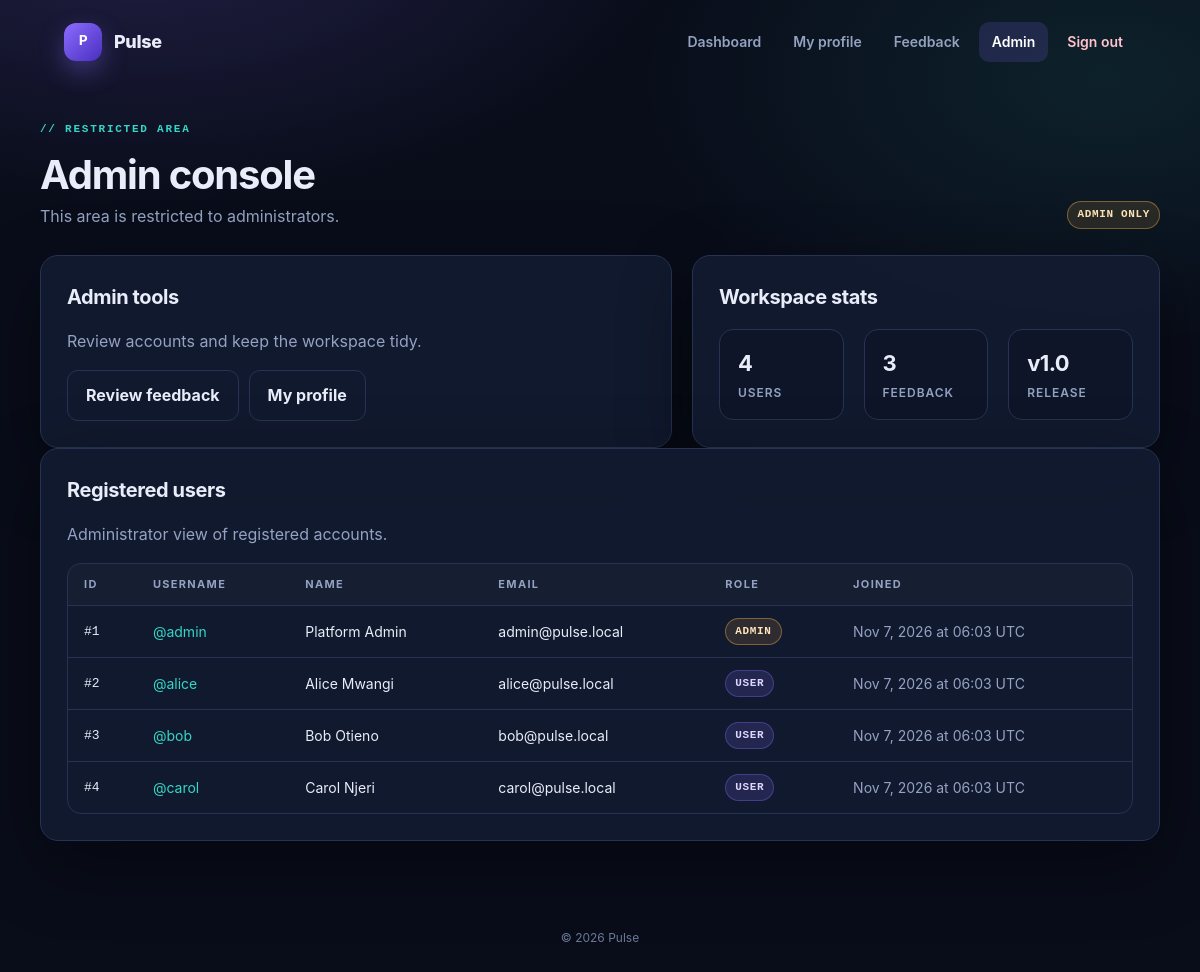
Screenshot of /vuln/src/admin.php (signed in) with the database file from the repository.
### tables this page shows
CREATE TABLE users (
    id           INT UNSIGNED AUTO_INCREMENT PRIMARY KEY,
    username     VARCHAR(50)  NOT NULL UNIQUE,
    password     VARCHAR(255) NOT NULL,
    full_name    VARCHAR(100) DEFAULT NULL,
    email        VARCHAR(150) DEFAULT NULL,
    role         ENUM('user','admin') NOT NULL DEFAULT 'user',
    bio          TEXT,
    private_note TEXT,
    avatar       VARCHAR(255) DEFAULT NULL,
    created_at   TIMESTAMP NOT NULL DEFAULT CURRENT_TIMESTAMP
);

### vuln/src/config.php (called while the page is built, shortened)
<?php
function db(): PDO
{
    static $pdo = null;
    if ($pdo instanceof PDO) {
        return $pdo;
    }
    $host = getenv('DB_HOST') ?: 'db';
    $name = getenv('DB_NAME') ?: 'devfest_vuln';
    $user = getenv('DB_USER') ?: 'devfest';
    $pass = getenv('DB_PASS') ?: 'devfest';
    $pdo = new PDO(
        "mysql:host={$host};dbname={$name};charset=utf8mb4",
        $user,
        $pass,
        [
            PDO::ATTR_ERRMODE            => PDO::ERRMODE_EXCEPTION,
            PDO::ATTR_DEFAULT_FETCH_MODE => PDO::FETCH_ASSOC,
        ]
    );
    return $pdo;
}

### vuln/src/includes/functions.php (called while the page is built, shortened)
<?php
function e(mixed $value): string
{
    return htmlspecialchars((string) $value, ENT_QUOTES | ENT_SUBSTITUTE, 'UTF-8');
}
function current_user(): ?array
{
    $stmt = db()->prepare('SELECT * FROM users WHERE id = ? LIMIT 1');
    $stmt->execute([$_SESSION['user_id']]);
    $user = $stmt->fetch();
    return $user ?: null;
}
function require_login(): array
{
    $user = current_user();
    return $user;
}
function nice_date(string $timestamp): string
{
    $time = strtotime($timestamp);
    return $time === false ? $timestamp : date('M j, Y \a\t H:i', $time) . ' UTC';
}

### vuln/src/admin.php (the view, shortened to what this page needs)
<?php
require __DIR__ . '/config.php';
require __DIR__ . '/includes/functions.php';
$me = require_login();
$users = db()->query(
    'SELECT id, username, full_name, email, role, created_at FROM users ORDER BY id'
)->fetchAll();
$feedbackCount = (int) db()->query('SELECT COUNT(*) FROM feedback')->fetchColumn();
require __DIR__ . '/includes/header.php';
?>
<div class="page-head">
    <div>
        <span class="eyebrow">// restricted area</span>
        <h1>Admin console</h1>
        <p>This area is restricted to administrators.</p>
    </div>
    <span class="chip chip--admin">admin only</span>
</div>
<div class="grid grid--2">
    <article class="card">
        <h2>Admin tools</h2>
        <p class="muted">Review accounts and keep the workspace tidy.</p>
        <div class="btn-row">
            <a class="btn btn--ghost" href="/feedback.php">Review feedback</a>
            <a class="btn btn--ghost" href="/profile.php?id=<?= (int) $me['id'] ?>">My profile</a>
        </div>
    </article>
    <article class="card">
        <h2>Workspace stats</h2>
        <div class="grid grid--3">
            <div class="kpi">
                <strong><?= count($users) ?></strong>
                <span>Users</span>
            </div>
            <div class="kpi">
                <strong><?= $feedbackCount ?></strong>
                <span>Feedback</span>
            </div>
            <div class="kpi">
                <strong>v1.0</strong>
                <span>Release</span>
            </div>
        </div>
    </article>
</div>
<article class="card">
    <h2>Registered users</h2>
    <p class="muted">Administrator view of registered accounts.</p>
    <div class="table-wrap">
        <table>
            <thead>
            <tr>
                <th>ID</th>
                <th>Username</th>
                <th>Name</th>
                <th>Email</th>
                <th>Role</th>
                <th>Joined</th>
            </tr>
            </thead>
            <tbody>
            <?php foreach ($users as $user): ?>
                <tr>
                    <td class="mono">#<?= (int) $user['id'] ?></td>
                    <td><a href="/profile.php?id=<?= (int) $user['id'] ?>">@<?= e($user['username']) ?></a></td>
                    <td><?= e($user['full_name'] ?: '—') ?></td>
                    <td><?= e($user['email'] ?: '—') ?></td>
                    <td><span class="chip <?= $user['role'] === 'admin' ? 'chip--admin' : '' ?>"><?= e($user['role']) ?></span></td>
                    <td class="muted"><?= e(nice_date((string) $user['created_at'])) ?></td>
                </tr>
            <?php endforeach; ?>
            </tbody>
        </table>
    </div>
</article>
<?php require __DIR__ . '/includes/footer.php'; ?>

### secure/src/assets/style.css (style rules this page uses)
:root { --bg: #090d1a; --bg-soft: #0e1528; --panel: rgba(19, 28, 50, 0.88); --panel-solid: #131c32; --panel-raised: #18223c; --text: #e9edf9; --muted: #94a2c2; --line: #273352; --brand: #8b6cff; --brand-soft: rgba(139, 108, 255, 0.16); --accent: #35d6c5; --danger: #ff5c7a; --danger-soft: rgba(255, 92, 122, 0.12); --warning: #ffb648; --success: #38d9a9; --success-soft: rgba(56, 217, 169, 0.12); --radius: 18px; --radius-sm: 11px; --shadow: 0 24px 70px rgba(0, 0, 0, 0.42); --font: "Inter", "Segoe UI", system-ui, -apple-system, BlinkMacSystemFont, sans-serif; --mono: "JetBrains Mono", "SFMono-Regular", Consolas, "Liberation Mono", monospace; }
* { box-sizing: border-box; }
html { color-scheme: dark; }
body { margin: 0; min-height: 100vh; font-family: var(--font); color: var(--text); background: radial-gradient(900px 500px at 12% -10%, rgba(139, 108, 255, 0.2), transparent 60%), radial-gradient(800px 460px at 92% 8%, rgba(53, 214, 197, 0.1), transparent 58%), var(--bg); line-height: 1.55; }
a { color: var(--accent); text-decoration: none; }
.page-head { display: flex; align-items: flex-end; justify-content: space-between; gap: 20px; flex-wrap: wrap; margin: 18px 0 26px; }
.page-head h1 { margin: 0; font-size: clamp(28px, 4vw, 40px); letter-spacing: -0.03em; line-height: 1.15; }
.page-head p { margin: 6px 0 0; color: var(--muted); }
.grid { display: grid; gap: 20px; }
.grid--2 { grid-template-columns: minmax(0, 1.35fr) minmax(0, 1fr); }
.grid--3 { grid-template-columns: repeat(3, minmax(0, 1fr)); }
.card { background: var(--panel); border: 1px solid var(--line); border-radius: var(--radius); padding: 26px; box-shadow: var(--shadow); backdrop-filter: blur(10px); }
.card h1, .card h2, .card h3 { margin-top: 0; letter-spacing: -0.02em; }
.card h2 { font-size: 20px; }
.eyebrow { display: inline-flex; align-items: center; gap: 8px; margin-bottom: 14px; color: var(--accent); font-family: var(--mono); font-size: 11px; font-weight: 700; letter-spacing: 0.16em; text-transform: uppercase; }
.btn { display: inline-flex; align-items: center; justify-content: center; gap: 8px; padding: 12px 18px; font: inherit; font-weight: 700; color: #fff; background: linear-gradient(135deg, var(--brand), #5b3fe0); border: 0; border-radius: var(--radius-sm); cursor: pointer; box-shadow: 0 10px 24px rgba(91, 63, 224, 0.32); transition: transform 120ms ease, filter 120ms ease; }
.btn--ghost { color: var(--text); background: transparent; border: 1px solid var(--line); box-shadow: none; }
.btn-row { display: flex; gap: 10px; flex-wrap: wrap; align-items: center; }
.chip { display: inline-flex; align-items: center; gap: 6px; padding: 4px 9px; font-family: var(--mono); font-size: 11px; font-weight: 700; letter-spacing: 0.06em; text-transform: uppercase; color: #ded6ff; background: var(--brand-soft); border: 1px solid rgba(139, 108, 255, 0.34); border-radius: 999px; vertical-align: middle; }
.chip--admin { color: #ffe4b8; background: rgba(255, 182, 72, 0.12); border-color: rgba(255, 182, 72, 0.4); }
.muted { color: var(--muted); }
.mono { font-family: var(--mono); font-size: 13px; }
.table-wrap { overflow-x: auto; border: 1px solid var(--line); border-radius: 14px; }
table { width: 100%; border-collapse: collapse; font-size: 14px; }
th, td { padding: 12px 16px; text-align: left; border-bottom: 1px solid var(--line); }
th { color: var(--muted); font-size: 11px; font-weight: 700; letter-spacing: 0.12em; text-transform: uppercase; background: rgba(255, 255, 255, 0.02); }
tbody tr:last-child td { border-bottom: 0; }
.kpi { display: grid; gap: 4px; padding: 16px 18px; background: var(--bg-soft); border: 1px solid var(--line); border-radius: 14px; }
.kpi strong { font-size: 22px; letter-spacing: -0.03em; }
.kpi span { color: var(--muted); font-size: 12px; font-weight: 600; letter-spacing: 0.08em; text-transform: uppercase; }

### rows the page displays
users: id "1", username "admin", full_name "Platform Admin", email "admin@pulse.local", role "ADMIN", created_at "Nov 7, 2026 at 06:03 UTC"
users: id "2", username "alice", full_name "Alice Mwangi", email "alice@pulse.local", role "USER", created_at "Nov 7, 2026 at 06:03 UTC"
users: id "3", username "bob", full_name "Bob Otieno", email "bob@pulse.local", role "USER", created_at "Nov 7, 2026 at 06:03 UTC"
users: id "4", username "carol", full_name "Carol Njeri", email "carol@pulse.local", role "USER", created_at "Nov 7, 2026 at 06:03 UTC"

### other values shown
APP_NAME "Pulse"
count($users) "4"
$feedbackCount "3"
